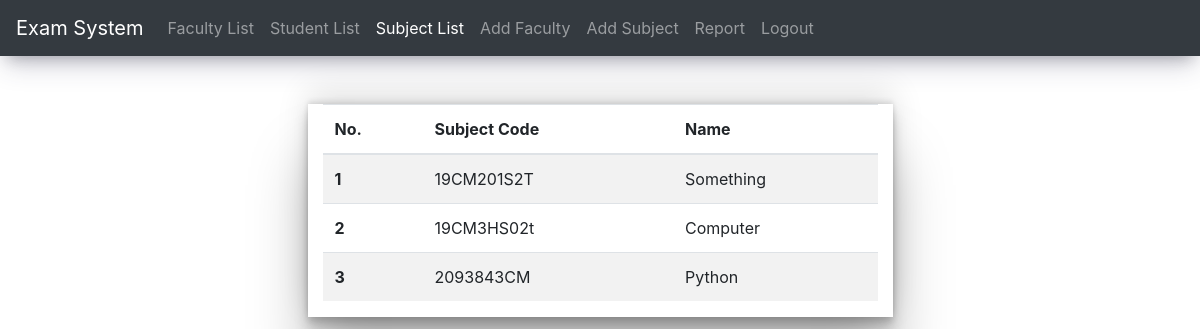
The app's page /sub_list.php with its own data.
### tables this page shows
CREATE TABLE `subject` (
  `sub_id` int(11) NOT NULL,
  `sub_code` varchar(255) DEFAULT NULL,
  `sub_name` varchar(255) DEFAULT NULL
);

### sub_list.php (the view, shortened to what this page needs)
<?php
require("conn.php");
$fac_list="SELECT * from subject";
$fac_res=mysqli_query($con,$fac_list) or die(mysqli_error($con));
?>
<!DOCTYPE html>
<html>
<head>
	<link rel="stylesheet" href="https://cdn.jsdelivr.net/npm/bootstrap@4.0.0/dist/css/bootstrap.min.css">
</head>
<body>
<nav class="navbar navbar-expand-lg navbar-dark bg-dark">
  <a class="navbar-brand" href="#">Exam System</a>
  <div class="collapse navbar-collapse" id="navbarNav">
    <ul class="navbar-nav">
      <li class="nav-item ">
        <a class="nav-link" href="coe_dash.php">Faculty List</a>
      </li>
      <li class="nav-item">
        <a class="nav-link" href="student_list.php">Student List</a>
      </li>
      <li class="nav-item active">
        <a class="nav-link" href="sub_list.php">Subject List</a>
      </li>
      <li class="nav-item">
        <a class="nav-link" href="add_fac.php">Add Faculty</a>
      </li>
      <li class="nav-item">
        <a class="nav-link" href="add_sub.php">Add Subject</a>
      </li>
      <li class="nav-item">
        <a class="nav-link" href="report.php">Report</a>
      </li>
      <li class="nav-item">
        <a class="nav-link" href="logout.php">Logout</a>
      </li>
    </ul>
  </div>
</nav>
<div class="container-fluid">
    <div class="container mt-5 col-md-6">
    <table class="table table-striped">
  <thead>
    <tr>
      <th scope="col">No.</th>
      <th scope="col">Subject Code</th>
      <th scope="col">Name</th>
    </tr>
  </thead>
  <tbody>
  <?php $i=1;
    while($row=mysqli_fetch_array($fac_res)){
      echo '<tr>
      <th scope="row">'.$i.'</th>
      <td>'.$row['sub_code'].'</td>
      <td>'.$row['sub_name'].'</td>
    </tr>';
    $i++;
    }
    ?>
  </tbody>
</table>
    </div>
</div>
</body>
</html>

### sub_list.php (style rules this page uses)
.col-md-6 { box-shadow: rgba(0, 0, 0, 0.25) 0px 54px 55px, rgba(0, 0, 0, 0.12) 0px -12px 30px, rgba(0, 0, 0, 0.12) 0px 4px 6px, rgba(0, 0, 0, 0.17) 0px 12px 13px, rgba(0, 0, 0, 0.09) 0px -3px 5px; }
nav { box-shadow: rgba(50, 50, 93, 0.25) 0px 13px 27px -5px, rgba(0, 0, 0, 0.3) 0px 8px 16px -8px; }
.container { overflow-x: scroll; }

### records on screen
subject: sub_code "19CM201S2T", sub_name "Something"
subject: sub_code "19CM3HS02t", sub_name "Computer"
subject: sub_code "2093843CM", sub_name "Python"
